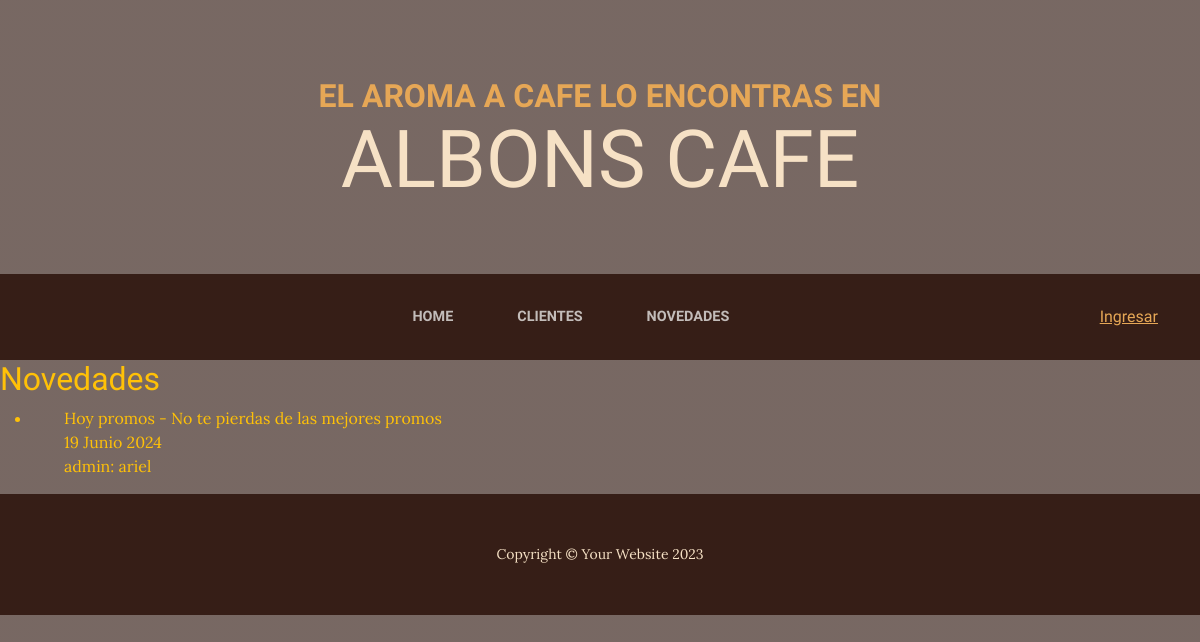
Screenshot of /novedades/ with the database file from the repository.
### albonsapp/models.py (models this page shows)
class Novedad(models.Model):
    usuario = models.CharField(max_length=20)
    titulo = models.CharField(max_length=20)
    descripcion = models.TextField()
    imagen = models.ImageField(upload_to='imgPost', blank=True, null=True)
    date = models.DateField(datetime.date.today)

### albonsapp/views.py (the view)
# urls.py: path('novedades/', novedades, name="novedades"),
def novedades(req):
    lista = Novedad.objects.all()
    return render(req, 'novedades.html', {"lista_novedades":lista})

### albonsapp/templates/novedades.html (shortened to what this page needs)
{% extends 'base.html' %}
{% block blockbody %}
    <h2>Novedades</h2>
    <ul>
            {% for novedad in lista_novedades %}
                <li>
                    <ul>{{novedad.titulo}} - {{novedad.descripcion}}</ul>
                    <ul>{{novedad.date}}</ul>
                    <ul>admin: {{novedad.usuario}}</ul>
                </li>
            {% endfor %}
    </ul>
{% endblock blockbody %}

### rows the page displays
Novedad: titulo "Hoy promos", descripcion "No te pierdas de las mejores promos", date "19 Junio 2024", usuario "ariel"
